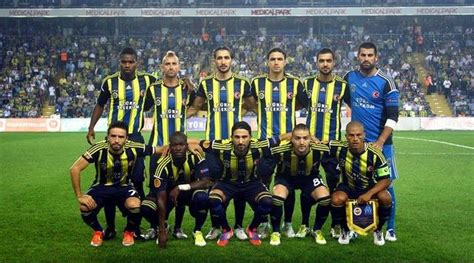
#> input picture fb_2013.jpg, 474 x 263 px
$ python 1.7.py
#> lines starting #> are read from the running program, lines starting #| are printed output that depends on the picture; after the words box and inside, x2 and y2 are one past the last pixel; in counts of white or black regions, pixels touching at a corner belong together
import cv2
import numpy

fb_2013 = cv2.imread("fb_2013.jpg")
#> fb_2013 is the input picture: shape (263, 474, 3); mean B, G, R 80.5, 102.9, 89.5
ronaldo = cv2.imread("little_ronaldo.jpg")
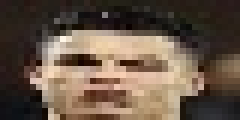
#> input picture little_ronaldo.jpg, 40 x 20 px (shown 6 times larger)
#> ronaldo is the input picture: shape (20, 40, 3); mean B, G, R 71.8, 86.4, 103.7

print(ronaldo.shape)
#| (20, 40, 3)
fb_2013[50:70, 260:300] = ronaldo
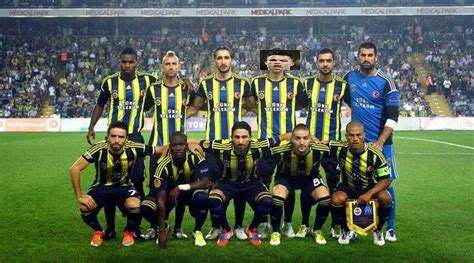
#> fb_2013: shape (263, 474, 3); 0.64% of pixels changed, all inside (x1, y1, x2, y2) = (260, 50, 300, 70)


cv2.imshow("FB_2013", fb_2013)
cv2.imshow("little_ronaldo", ronaldo)

cv2.waitKey(0)
cv2.destroyAllWindows()
